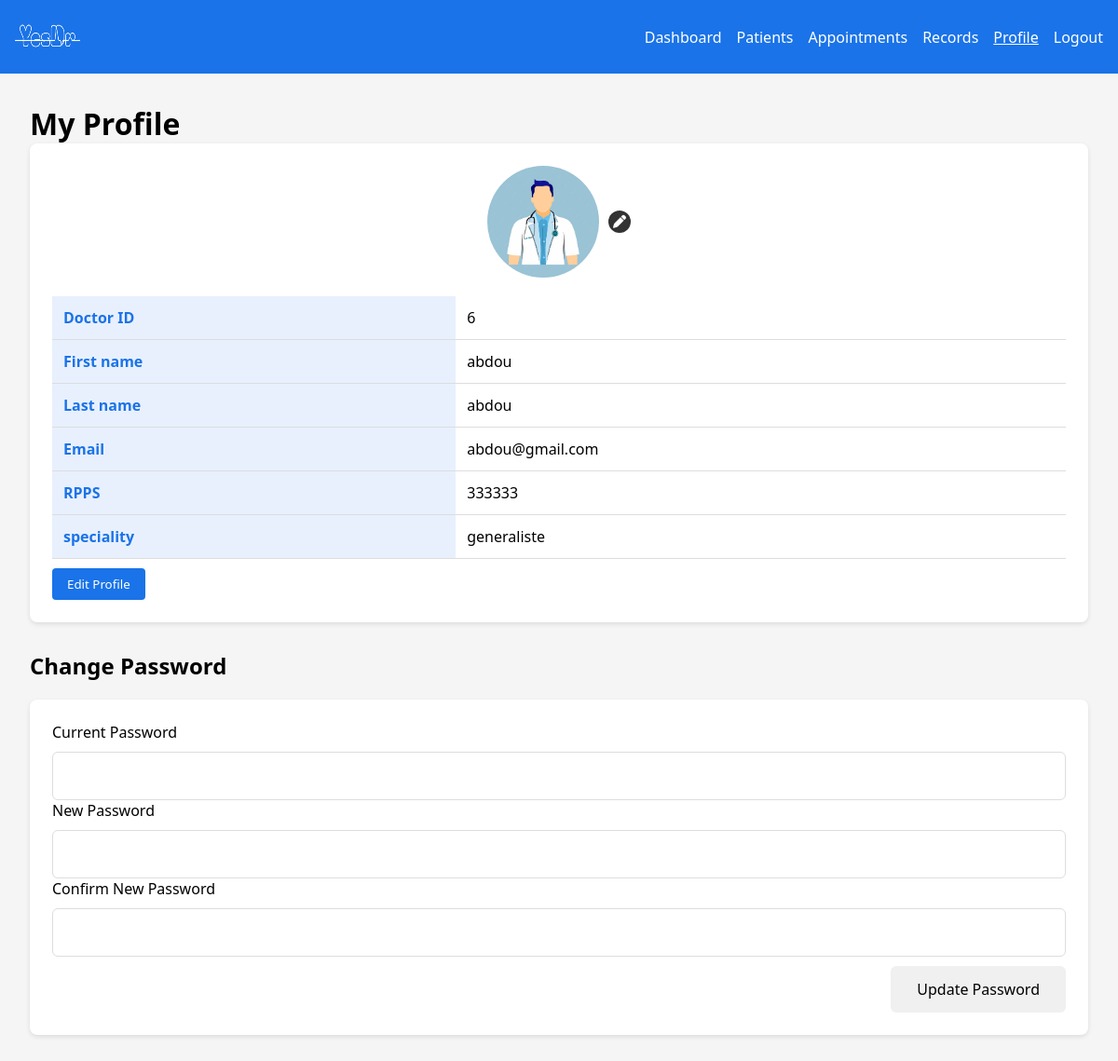
Screenshot of /doctor/profile.php (signed in) with the database file from the repository.
### tables this page shows
CREATE TABLE IF NOT EXISTS `medecins` (
  `idM` int NOT NULL AUTO_INCREMENT,
  `nomM` varchar(100) NOT NULL,
  `prenomM` varchar(100) NOT NULL,
  `emailM` varchar(100) NOT NULL,
  `rpps` varchar(20) NOT NULL,
  `specialite` varchar(100) NOT NULL,
  `passwordM` varchar(255) NOT NULL,
  `img` varchar(255) DEFAULT 'default.png',
  PRIMARY KEY (`idM`)
);

### doctor/profile.php (the view, shortened to what this page needs)
<?php
$id=$_SESSION['id'];
include "../cnx.php";
$sql="SELECT * FROM medecins where idM=$id";
$res=$cnx->query($sql);
$dr=$res->fetch();
?>
<!DOCTYPE html>
<html lang="en">
<head>
  <link rel="stylesheet" href="../css/style.css">
  <link rel="stylesheet" href="https://cdnjs.cloudflare.com/ajax/libs/font-awesome/6.5.0/css/all.min.css">
</head>
<body>
  <header>
  <div class="logo"><img src="../img/img.png" alt="" style="height:40PX;width:70px">
  </div>
    <nav>
    <ul>
      <li><a href="index.php">Dashboard</a></li>
        <li><a href="patients.php">Patients</a></li>
        <li><a href="appointments.php">Appointments</a></li>
        <li><a href="records.php">Records</a></li>
        <li style="text-decoration:underline"><a href="profile.php">Profile</a></li>
        <li><a href="../logout.php">Logout</a></li>
      </ul>
    </nav>
  </header>
  <div class="container">
    <h1>My Profile</h1>
    <div class="table-container">
     <div style="display: flex; justify-content: center; align-items: center; margin-bottom: 20px;">
  <img src="../img/<?php echo ($dr['img']); ?>" alt="Doctor Image"
       style="width:120px; height:120px; object-fit:cover; border-radius:50%; margin-right: 10px;">
  <form action="update_pdp.php" method="post" enctype="multipart/form-data" style="display: inline-block;">
    <label for="pdpUpload" style="cursor: pointer; display: inline-block;">
      <i class="fas fa-pen" style="color: white; background: #333; padding: 5px; border-radius: 50%; font-size: 14px;"></i>
    </label>
  </form>
</div>
<table>
        <tr>
          <th>Doctor ID</th>
          <td><?php echo $dr['idM'] ?></td>
        </tr>
        <tr>
          <th>First name</th>
          <td><?php echo $dr['nomM']  ?></td>
        </tr>
        <tr>
          <th>Last name</th>
          <td><?php echo $dr['prenomM']  ?></td>
        </tr>
        <tr>
          <th>Email</th>
          <td><?php echo $dr['emailM'] ?></td>
        </tr>
        <tr>
          <th>RPPS</th>
          <td><?php echo $dr['rpps'] ?></td>
        </tr>
        <tr>
          <th>speciality</th>
          <td><?php echo $dr['specialite'] ?></td>
        </tr>
      </table>
      <button class="btn" style="margin-top: 10px;" onclick="window.location.href='edit_profile.php?id=<?php echo $dr['idM']; ?>'">Edit Profile</button>
    </div>
    <h2 style="margin-top: 30px;margin-bottom: 20px;">Change Password</h2>
    <div class="table-container">
      <form action="edit_pwd.php" method="post">
        <div class="form-group">
          <label for="currentPassword">Current Password</label>
          <input type="password"   id="currentPassword" name="currentPassword" autocomplete="off" required>
        </div>
        <div class="form-group">
          <label for="newPassword">New Password</label>
          <input type="password "  class="champ" id="newPassword" name="newPassword" autocomplete="off" required>
        </div>
        <div class="form-group">
          <label for="confirmPassword">Confirm New Password</label>
          <input type="password "class="champ" id="confirmPassword" name="confirmPassword" autocomplete="off" required>
        </div>
        <div class="form-actions" style="margin-top: 10px;">
          <button type="submit" id="submit" class="btn"  >Update Password</button>
        </div>
      </form>
    </div>
  </div>
</body>
</html>

### css/style.css (style rules this page uses)
:root { --primary-blue: #1a73e8; --light-blue: #e8f0fe; --dark-blue: #0d47a1; --white: #ffffff; --gray: #f5f5f5; --dark-gray: #333; }
* { margin: 0; padding: 0; box-sizing: border-box; font-family: 'Segoe UI', Tahoma, Geneva, Verdana, sans-serif; }
body { background-color: var(--gray); justify-content: center; align-items: center; min-height: 100vh; }
header { background-color: var(--primary-blue); color: var(--white); padding: 1rem; display: flex; justify-content: space-between; align-items: center; }
.logo { font-size: 1.5rem; font-weight: bold; }
nav ul { display: flex; list-style: none; }
nav ul li { margin-left: 1rem; }
nav ul li a { color: var(--white); text-decoration: none; }
.container { padding: 2rem; }
.btn { background-color: var(--primary-blue); color: var(--white); border: none; padding: 0.5rem 1rem; border-radius: 4px; cursor: pointer; text-decoration: none; display: inline-block; }
.table-container { background-color: var(--white); border-radius: 8px; padding: 1.5rem; box-shadow: 0 2px 5px rgba(0,0,0,0.1); overflow-x: auto; }
table { width: 100%; border-collapse: collapse; }
th, td { padding: 0.75rem; text-align: left; border-bottom: 1px solid #ddd; }
th { background-color: var(--light-blue); color: var(--primary-blue); }
.form-group { flex: 1; margin-bottom: 0; }
.form-group label { display: block; margin-bottom: 10px; color: var(--text-dark); font-weight: 500; font-size: 16px; }
.form-group input, .form-group select { width: 100%; padding: 14px; border: 1px solid #ddd; border-radius: 6px; font-size: 16px; transition: all 0.3s; }
.form-actions { display: flex; justify-content: flex-end; gap: 20px; margin-top: 40px; }
.form-actions input[type="submit"], .form-actions .btn { padding: 14px 28px; border: none; border-radius: 6px; font-size: 16px; font-weight: 500; cursor: pointer; transition: all 0.3s; }
.form-actions .btn { background-color: #f0f0f0; color: var(--text-dark); text-decoration: none; }

### rows the page displays
medecins: img (picture), idM "6", nomM "abdou", prenomM "abdou", emailM "abdou@gmail.com", rpps "333333", specialite "generaliste"
